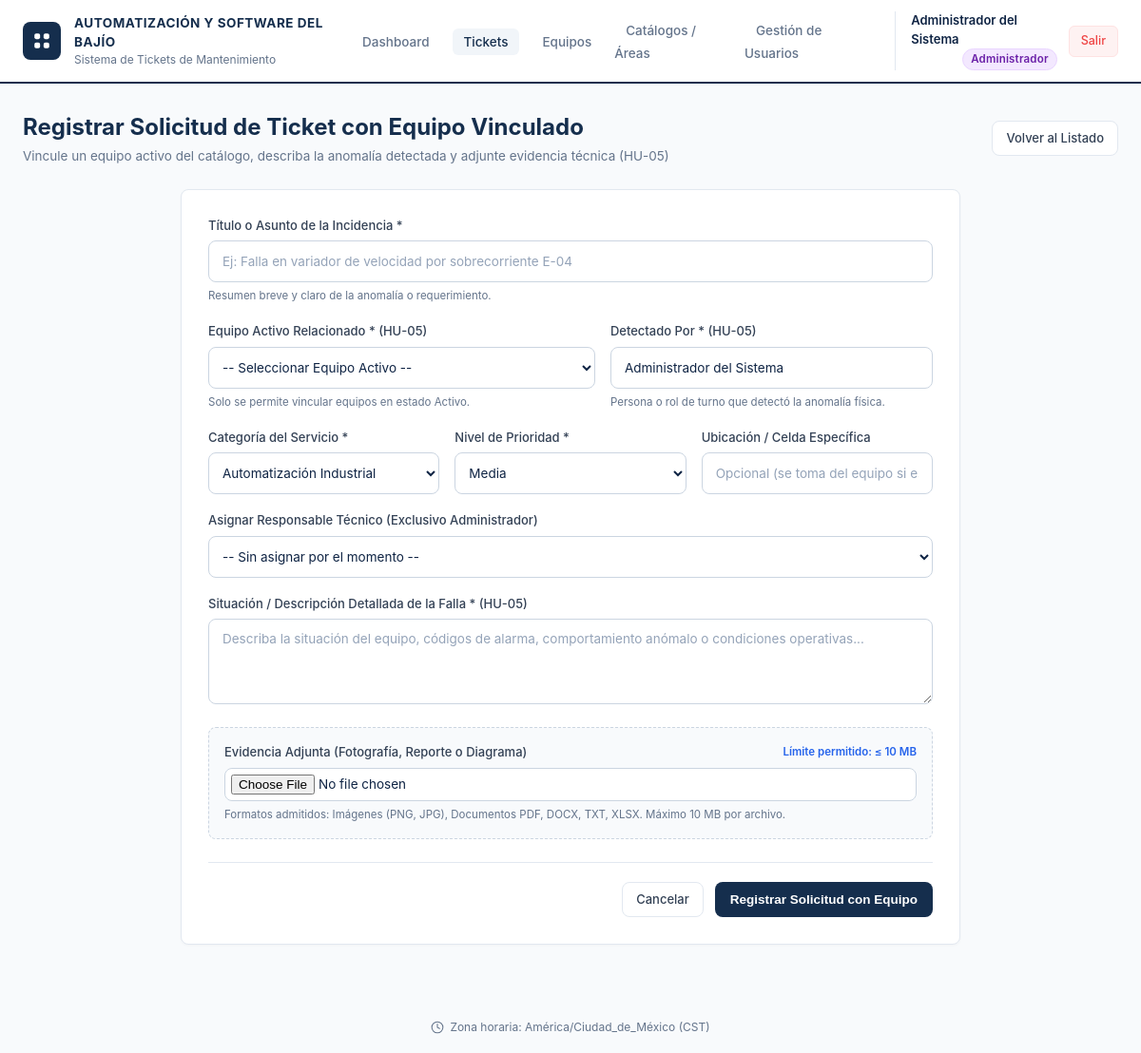
Screenshot of /tickets/nuevo (signed in) with the database file from the repository.
### tables this page shows
CREATE TABLE usuarios (
    id INTEGER PRIMARY KEY AUTOINCREMENT,
    username TEXT UNIQUE NOT NULL COLLATE NOCASE,
    email TEXT UNIQUE NOT NULL COLLATE NOCASE,
    password_hash TEXT NOT NULL,
    salt TEXT NOT NULL,
    nombre_completo TEXT NOT NULL,
    rol TEXT NOT NULL CHECK(rol IN ('Admin', 'Usuario', 'Responsable')),
    estado TEXT NOT NULL DEFAULT 'Activo' CHECK(estado IN ('Activo', 'Inactivo')),
    created_at TIMESTAMP DEFAULT CURRENT_TIMESTAMP,
    updated_at TIMESTAMP DEFAULT CURRENT_TIMESTAMP
);

### app.py (the view, shortened to what this page needs)
@app.route("/tickets/nuevo", methods=["GET", "POST"])
def ticket_create():
    user = get_logged_user()
    if not user:
        return redirect(url_for("login", notice="logged_out"))
    equipos_activos = EquipmentModel.get_active()
    categorias = CatalogModel.get_categories()
    responsables = UserModel.get_all(role="Responsable", status="Activo") if user["rol"] == "Admin" else []
    return render_template(
        "tickets/create.html",
        user=user,
        equipos_activos=equipos_activos,
        categorias=categorias,
        responsables=responsables,
        error_msg=None,
        form_detector=user["nombre_completo"]
    )

### app.py (called while the page is built)
@app.context_processor
def inject_globals():
    return {
        "COMPANY_NAME": COMPANY_NAME,
        "SYSTEM_NAME": SYSTEM_NAME,
        "TIMEZONE_LABEL": TIMEZONE_LABEL
    }

@app.after_request
def add_no_cache_headers(response):
    response.headers["Cache-Control"] = "no-cache, no-store, must-revalidate"
    response.headers["Pragma"] = "no-cache"
    response.headers["Expires"] = "0"
    return response

def get_logged_user():
    uid = session.get("user_id")
    if not uid:
        return None
    user = UserModel.get_by_id(uid)
    if not user or user.get("estado") != "Activo":
        session.clear()
        return None
    return user

### database/db.py (called while the page is built, shortened)
def get_db_connection():
    os.makedirs(DATABASE_PATH.parent, exist_ok=True)
    conn = sqlite3.connect(DATABASE_PATH)
    conn.row_factory = sqlite3.Row
    conn.execute("PRAGMA foreign_keys = ON;")
    return conn

### models/sprint_1/user.py (called while the page is built)
    @staticmethod
    def get_by_id(user_id: int):
        conn = get_db_connection()
        user = conn.execute("SELECT * FROM usuarios WHERE id = ?;", (user_id,)).fetchone()
        conn.close()
        return dict(user) if user else None

    @staticmethod
    def get_all(search: str = None, role: str = None, status: str = None):
        conn = get_db_connection()
        query = "SELECT id, username, email, nombre_completo, rol, estado, created_at, updated_at FROM usuarios WHERE 1=1"
        params = []
        if search:
            query += " AND (nombre_completo LIKE ? OR username LIKE ? OR email LIKE ?)"
            term = f"%{search.strip()}%"
            params.extend([term, term, term])
        if role and role in ('Admin', 'Usuario', 'Responsable'):
            query += " AND rol = ?"
            params.append(role)
        if status and status in ('Activo', 'Inactivo'):
            query += " AND estado = ?"
            params.append(status)
        query += " ORDER BY id DESC;"
        users = conn.execute(query, params).fetchall()
        conn.close()
        return [dict(u) for u in users]

### models/sprint_2/equipment.py (called while the page is built)
    @staticmethod
    def get_active():
        return EquipmentModel.get_all(active_only=True)

    @staticmethod
    def get_categories():
        conn = get_db_connection()
        rows = conn.execute("""
            SELECT clave, valor, descripcion
            FROM catalogos
            WHERE tipo = 'categoria_ticket' AND estado = 'Activo'
            ORDER BY valor ASC;
        """).fetchall()
        conn.close()
        return [dict(r) for r in rows]

### templates/sprint_2/tickets/create.html (shortened to what this page needs)
<!DOCTYPE html>
<html lang="es">
<head>
  <link rel="stylesheet" href="/static/css/styles.css">
</head>
<body>
  <header class="main-header">
    <div class="header-container">
      <a href="/dashboard" class="brand-wrapper">
        <div class="brand-icon">
          <svg viewBox="0 0 24 24" fill="currentColor">
            <rect x="3.5" y="3.5" width="6.5" height="6.5" rx="2"></rect>
            <rect x="14" y="3.5" width="6.5" height="6.5" rx="2"></rect>
            <rect x="3.5" y="14" width="6.5" height="6.5" rx="2"></rect>
            <rect x="14" y="14" width="6.5" height="6.5" rx="2"></rect>
          </svg>
        </div>
        <div class="brand-texts">
          <span class="brand-title">AUTOMATIZACIÓN Y SOFTWARE DEL BAJÍO</span>
          <span class="brand-subtitle">Sistema de Tickets de Mantenimiento</span>
        </div>
      </a>
      <nav class="header-nav">
        <ul class="nav-links">
          <li><a href="/dashboard" class="nav-link">Dashboard</a></li>
          <li><a href="/tickets" class="nav-link active">Tickets</a></li>
          <li><a href="/equipos" class="nav-link">Equipos</a></li>
          {% if user.rol == "Admin" %}
          <li><a href="/admin/areas" class="nav-link">Catálogos / Áreas</a></li>
          <li><a href="/admin/usuarios" class="nav-link">Gestión de Usuarios</a></li>
          {% endif %}
        </ul>
        <div class="user-profile-menu">
          <div class="user-meta">
            <span class="user-name">{{ user.nombre_completo }}</span>
            {% if user.rol == "Admin" %}
              <span class="badge-role badge-role-admin">Administrador</span>
            {% elif user.rol == "Responsable" %}
              <span class="badge-role badge-role-responsable">Responsable Técnico</span>
            {% else %}
              <span class="badge-role badge-role-usuario">Usuario Solicitante</span>
            {% endif %}
          </div>
          <a href="/logout" class="btn-logout" title="Cerrar Sesión">Salir</a>
        </div>
      </nav>
    </div>
  </header>
  <main class="main-content">
    <div class="page-header-row">
      <div>
        <h1 class="page-title">Registrar Solicitud de Ticket con Equipo Vinculado</h1>
        <p class="page-description">Vincule un equipo activo del catálogo, describa la anomalía detectada y adjunte evidencia técnica (HU-05)</p>
      </div>
      <div>
        <a href="/tickets" class="btn-secondary">Volver al Listado</a>
      </div>
    </div>
    <div class="content-card" style="padding: 28px; max-width: 820px; margin: 0 auto;">
      <form action="/tickets/nuevo" method="POST" enctype="multipart/form-data">
        <div class="form-group" style="margin-bottom: 18px;">
          <label class="form-label" for="titulo">Título o Asunto de la Incidencia *</label>
          <input
            type="text"
            id="titulo"
            name="titulo"
            class="form-input"
            placeholder="Ej: Falla en variador de velocidad por sobrecorriente E-04"
            value="{{ form_titulo }}"
            style="padding-left: 14px;"
            required
          >
          <span style="font-size: 11.5px; color: #64748b;">Resumen breve y claro de la anomalía o requerimiento.</span>
        </div>
        <div style="display: grid; grid-template-columns: 1.2fr 1fr; gap: 16px; margin-bottom: 18px;">
          <div>
            <label class="form-label" for="equipo_id">Equipo Activo Relacionado * (HU-05)</label>
            <select id="equipo_id" name="equipo_id" class="form-input" style="padding-left: 10px;" required>
              <option value="">-- Seleccionar Equipo Activo --</option>
            </select>
            <span style="font-size: 11.5px; color: #64748b;">Solo se permite vincular equipos en estado Activo.</span>
          </div>
          <div>
            <label class="form-label" for="detector_nombre">Detectado Por * (HU-05)</label>
            <input
              type="text"
              id="detector_nombre"
              name="detector_nombre"
              class="form-input"
              placeholder="Ej: Ing. Juan Pérez (Operador Turno Matutino)"
              value="{{ form_detector or user.nombre_completo }}"
              style="padding-left: 14px;"
              required
            >
            <span style="font-size: 11.5px; color: #64748b;">Persona o rol de turno que detectó la anomalía física.</span>
          </div>
        </div>
        <div style="display: grid; grid-template-columns: repeat(auto-fit, minmax(220px, 1fr)); gap: 16px; margin-bottom: 18px;">
          <div>
            <label class="form-label" for="categoria">Categoría del Servicio *</label>
            <select id="categoria" name="categoria" class="form-input" style="padding-left: 10px;" required>
              {% for cat in categorias %}
              <option value="{{ cat.valor }}" {% if form_categoria == cat.valor %}selected{% endif %}>
                {{ cat.valor }}
              </option>
              {% endfor %}
            </select>
          </div>
          <div>
            <label class="form-label" for="prioridad">Nivel de Prioridad *</label>
            <select id="prioridad" name="prioridad" class="form-input" style="padding-left: 10px;" required>
              <option value="Media" {% if form_prioridad == 'Media' or not form_prioridad %}selected{% endif %}>Media</option>
            </select>
          </div>
          <div>
            <label class="form-label" for="ubicacion_equipo">Ubicación / Celda Específica</label>
            <input
              type="text"
              id="ubicacion_equipo"
              name="ubicacion_equipo"
              class="form-input"
              placeholder="Opcional (se toma del equipo si está vacío)"
              value="{{ form_ubicacion }}"
              style="padding-left: 14px;"
            >
          </div>
        </div>
        {% if user.rol == "Admin" %}
        <div class="form-group" style="margin-bottom: 18px;">
          <label class="form-label" for="responsable_id">Asignar Responsable Técnico (Exclusivo Administrador)</label>
          <select id="responsable_id" name="responsable_id" class="form-input" style="padding-left: 10px;">
            <option value="">-- Sin asignar por el momento --</option>
          </select>
        </div>
        {% endif %}
        <div class="form-group" style="margin-bottom: 18px;">
          <label class="form-label" for="situacion_problema">Situación / Descripción Detallada de la Falla * (HU-05)</label>
          <textarea
            id="situacion_problema"
            name="situacion_problema"
            class="form-input"
            rows="4"
            style="height: auto; padding: 12px 14px; resize: vertical;"
            placeholder="Describa la situación del equipo, códigos de alarma, comportamiento anómalo o condiciones operativas..."
            required
          >{{ form_situacion or form_descripcion }}</textarea>
        </div>
        <div class="form-group" style="margin-bottom: 24px; background: #f8fafc; border: 1px dashed #cbd5e1; border-radius: 8px; padding: 16px;">
          <label class="form-label" for="evidencia" style="display: flex; align-items: center; justify-content: space-between;">
            <span>Evidencia Adjunta (Fotografía, Reporte o Diagrama)</span>
            <span style="font-weight: 600; color: #2563eb; font-size: 11.5px;">Límite permitido: ≤ 10 MB</span>
          </label>
          <input
            type="file"
            id="evidencia"
            name="evidencia"
            class="form-input"
            style="padding: 6px; height: auto;"
            accept=".png,.jpg,.jpeg,.gif,.pdf,.txt,.docx,.xlsx,.zip"
          >
          <div style="font-size: 11.5px; color: #64748b; margin-top: 6px;">
            Formatos admitidos: Imágenes (PNG, JPG), Documentos PDF, DOCX, TXT, XLSX. Máximo 10 MB por archivo.
          </div>
        </div>
        <div style="display: flex; justify-content: flex-end; gap: 12px; border-top: 1px solid #e2e8f0; padding-top: 20px;">
          <a href="/tickets" class="btn-secondary">Cancelar</a>
          <button type="submit" class="btn-primary">
            Registrar Solicitud con Equipo
          </button>
        </div>
      </form>
    </div>
  </main>
  <footer class="page-footer">
    <svg viewBox="0 0 24 24" fill="none" stroke="currentColor" stroke-width="1.8" stroke-linecap="round" stroke-linejoin="round">
      <circle cx="12" cy="12" r="10"></circle>
      <polyline points="12 6 12 12 16 14"></polyline>
    </svg>
    <span>Zona horaria: {{ TIMEZONE_LABEL }}</span>
  </footer>
</body>
</html>

### rows the page displays
usuarios: nombre_completo "Administrador del Sistema", detector_nombre "Administrador del Sistema"

### other values shown
{{ TIMEZONE_LABEL }} "América/Ciudad_de_México (CST)"
form field categoria "Automatización Industrial"
